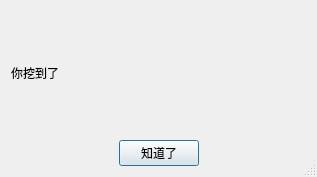
<?xml version="1.0" encoding="UTF-8"?>
<ui version="4.0">
 <class>Dialog</class>
 <widget class="QDialog" name="Dialog">
  <property name="geometry">
   <rect>
    <x>0</x>
    <y>0</y>
    <width>317</width>
    <height>177</height>
   </rect>
  </property>
  <property name="windowTitle">
   <string>学点编程吧：挖矿报告</string>
  </property>
  <property name="sizeGripEnabled">
   <bool>true</bool>
  </property>
  <layout class="QVBoxLayout" name="verticalLayout">
   <item>
    <layout class="QHBoxLayout" name="horizontalLayout_3">
     <item>
      <widget class="QLabel" name="label_gold">
       <property name="styleSheet">
        <string notr="true">font: 16pt &quot;微软雅黑&quot;;</string>
       </property>
       <property name="text">
        <string>你挖到了</string>
       </property>
      </widget>
     </item>
     <item>
      <layout class="QVBoxLayout" name="verticalLayout_2">
       <item>
        <spacer name="verticalSpacer">
         <property name="orientation">
          <enum>Qt::Vertical</enum>
         </property>
         <property name="sizeHint" stdset="0">
          <size>
           <width>20</width>
           <height>40</height>
          </size>
         </property>
        </spacer>
       </item>
       <item>
        <layout class="QHBoxLayout" name="horizontalLayout_2">
         <item>
          <spacer name="horizontalSpacer_4">
           <property name="orientation">
            <enum>Qt::Horizontal</enum>
           </property>
           <property name="sizeHint" stdset="0">
            <size>
             <width>40</width>
             <height>20</height>
            </size>
           </property>
          </spacer>
         </item>
         <item>
          <widget class="QLabel" name="label">
           <property name="text">
            <string/>
           </property>
           <property name="pixmap">
            <pixmap>res/gold.ico</pixmap>
           </property>
           <property name="scaledContents">
            <bool>true</bool>
           </property>
          </widget>
         </item>
         <item>
          <spacer name="horizontalSpacer_3">
           <property name="orientation">
            <enum>Qt::Horizontal</enum>
           </property>
           <property name="sizeHint" stdset="0">
            <size>
             <width>40</width>
             <height>20</height>
            </size>
           </property>
          </spacer>
         </item>
        </layout>
       </item>
       <item>
        <spacer name="verticalSpacer_2">
         <property name="orientation">
          <enum>Qt::Vertical</enum>
         </property>
         <property name="sizeHint" stdset="0">
          <size>
           <width>20</width>
           <height>40</height>
          </size>
         </property>
        </spacer>
       </item>
      </layout>
     </item>
    </layout>
   </item>
   <item>
    <layout class="QHBoxLayout" name="horizontalLayout">
     <item>
      <spacer name="horizontalSpacer">
       <property name="orientation">
        <enum>Qt::Horizontal</enum>
       </property>
       <property name="sizeHint" stdset="0">
        <size>
         <width>40</width>
         <height>20</height>
        </size>
       </property>
      </spacer>
     </item>
     <item>
      <widget class="QPushButton" name="pushButton">
       <property name="text">
        <string>知道了</string>
       </property>
      </widget>
     </item>
     <item>
      <spacer name="horizontalSpacer_2">
       <property name="orientation">
        <enum>Qt::Horizontal</enum>
       </property>
       <property name="sizeHint" stdset="0">
        <size>
         <width>40</width>
         <height>20</height>
        </size>
       </property>
      </spacer>
     </item>
    </layout>
   </item>
  </layout>
  <zorder>label</zorder>
  <zorder>pushButton</zorder>
  <zorder>label_gold</zorder>
  <zorder>horizontalSpacer</zorder>
  <zorder>horizontalSpacer_2</zorder>
  <zorder>label</zorder>
  <zorder>horizontalSpacer_3</zorder>
  <zorder>horizontalSpacer_4</zorder>
  <zorder>verticalSpacer</zorder>
  <zorder>verticalSpacer_2</zorder>
 </widget>
 <resources/>
 <connections>
  <connection>
   <sender>pushButton</sender>
   <signal>clicked()</signal>
   <receiver>Dialog</receiver>
   <slot>close()</slot>
   <hints>
    <hint type="sourcelabel">
     <x>156</x>
     <y>150</y>
    </hint>
    <hint type="destinationlabel">
     <x>225</x>
     <y>144</y>
    </hint>
   </hints>
  </connection>
 </connections>
</ui>
